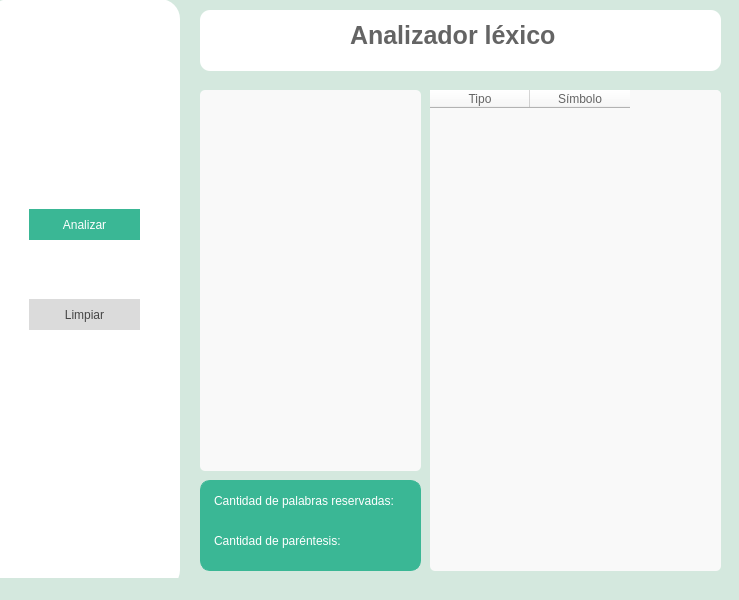
<?xml version="1.0" encoding="UTF-8"?>
<ui version="4.0">
 <class>main</class>
 <widget class="QMainWindow" name="main">
  <property name="geometry">
   <rect>
    <x>0</x>
    <y>0</y>
    <width>739</width>
    <height>600</height>
   </rect>
  </property>
  <property name="windowTitle">
   <string>MainWindow</string>
  </property>
  <property name="styleSheet">
   <string notr="true">background: #D4E8DE;</string>
  </property>
  <widget class="QWidget" name="centralwidget">
   <widget class="QTableWidget" name="table">
    <property name="geometry">
     <rect>
      <x>430</x>
      <y>90</y>
      <width>291</width>
      <height>481</height>
     </rect>
    </property>
    <property name="styleSheet">
     <string notr="true">background: #F9F9F9;
box-shadow: 0px 4px 4px rgba(58, 183, 149, 0.25);
border-radius: 5px;

font-family: 'Roboto';
font-style: normal;


color: #646464;</string>
    </property>
    <column>
     <property name="text">
      <string>Tipo</string>
     </property>
    </column>
    <column>
     <property name="text">
      <string>Símbolo</string>
     </property>
    </column>
   </widget>
   <widget class="QTextEdit" name="entrada">
    <property name="geometry">
     <rect>
      <x>200</x>
      <y>90</y>
      <width>221</width>
      <height>381</height>
     </rect>
    </property>
    <property name="cursor" stdset="0">
     <cursorShape>IBeamCursor</cursorShape>
    </property>
    <property name="styleSheet">
     <string notr="true">background: #F9F9F9;
box-shadow: 0px 4px 4px rgba(58, 183, 149, 0.25);
border-radius: 5px;
</string>
    </property>
   </widget>
   <widget class="QFrame" name="frame">
    <property name="geometry">
     <rect>
      <x>-11</x>
      <y>-1</y>
      <width>191</width>
      <height>591</height>
     </rect>
    </property>
    <property name="styleSheet">
     <string notr="true">background: #FFFFFF;
border-radius: 20px;</string>
    </property>
    <property name="frameShape">
     <enum>QFrame::StyledPanel</enum>
    </property>
    <property name="frameShadow">
     <enum>QFrame::Raised</enum>
    </property>
    <widget class="QPushButton" name="limpiar">
     <property name="geometry">
      <rect>
       <x>40</x>
       <y>300</y>
       <width>111</width>
       <height>31</height>
      </rect>
     </property>
     <property name="cursor">
      <cursorShape>PointingHandCursor</cursorShape>
     </property>
     <property name="styleSheet">
      <string notr="true">background: #DBDBDB;
border-radius: 20px;

font-family: 'Roboto';
font-style: normal;

line-height: 35px;

color: #454545;</string>
     </property>
     <property name="text">
      <string>Limpiar</string>
     </property>
    </widget>
    <widget class="QPushButton" name="analizar">
     <property name="geometry">
      <rect>
       <x>40</x>
       <y>210</y>
       <width>111</width>
       <height>31</height>
      </rect>
     </property>
     <property name="cursor">
      <cursorShape>PointingHandCursor</cursorShape>
     </property>
     <property name="styleSheet">
      <string notr="true">background: #3AB795;
border-radius: 20px;

font-family: 'Roboto';
font-style: normal;

line-height: 35px;

color: #FFFFFF;</string>
     </property>
     <property name="text">
      <string>Analizar</string>
     </property>
    </widget>
   </widget>
   <widget class="QFrame" name="frame_2">
    <property name="geometry">
     <rect>
      <x>200</x>
      <y>480</y>
      <width>221</width>
      <height>91</height>
     </rect>
    </property>
    <property name="styleSheet">
     <string notr="true">background: #3AB795;
/* #3AB795 */

border: 1px solid #3AB795;
box-shadow: 0px 4px 4px rgba(0, 0, 0, 0.25);
border-radius: 10px;</string>
    </property>
    <property name="frameShape">
     <enum>QFrame::StyledPanel</enum>
    </property>
    <property name="frameShadow">
     <enum>QFrame::Raised</enum>
    </property>
    <widget class="QLabel" name="parentesis">
     <property name="geometry">
      <rect>
       <x>10</x>
       <y>50</y>
       <width>201</width>
       <height>21</height>
      </rect>
     </property>
     <property name="styleSheet">
      <string notr="true">font-family: 'Roboto';
font-style: normal;


color: #FFFFFF;</string>
     </property>
     <property name="text">
      <string>Cantidad de paréntesis: </string>
     </property>
    </widget>
    <widget class="QLabel" name="reservadas">
     <property name="geometry">
      <rect>
       <x>10</x>
       <y>10</y>
       <width>201</width>
       <height>21</height>
      </rect>
     </property>
     <property name="styleSheet">
      <string notr="true">font-family: 'Roboto';
font-style: normal;


color: #FFFFFF;</string>
     </property>
     <property name="text">
      <string>Cantidad de palabras reservadas: </string>
     </property>
    </widget>
   </widget>
   <widget class="QFrame" name="frame_3">
    <property name="geometry">
     <rect>
      <x>200</x>
      <y>10</y>
      <width>521</width>
      <height>61</height>
     </rect>
    </property>
    <property name="styleSheet">
     <string notr="true">background: #FFFFFF;
border-radius: 10px;</string>
    </property>
    <property name="frameShape">
     <enum>QFrame::StyledPanel</enum>
    </property>
    <property name="frameShadow">
     <enum>QFrame::Raised</enum>
    </property>
    <widget class="QLabel" name="label">
     <property name="geometry">
      <rect>
       <x>150</x>
       <y>10</y>
       <width>211</width>
       <height>31</height>
      </rect>
     </property>
     <property name="styleSheet">
      <string notr="true">font-family: 'Roboto';
font-style: normal;
font-weight: 500;
font-size: 25px;
line-height: 53px;

color: #646464;</string>
     </property>
     <property name="text">
      <string>Analizador léxico</string>
     </property>
    </widget>
   </widget>
  </widget>
  <widget class="QStatusBar" name="statusbar"/>
 </widget>
 <resources/>
 <connections/>
</ui>
